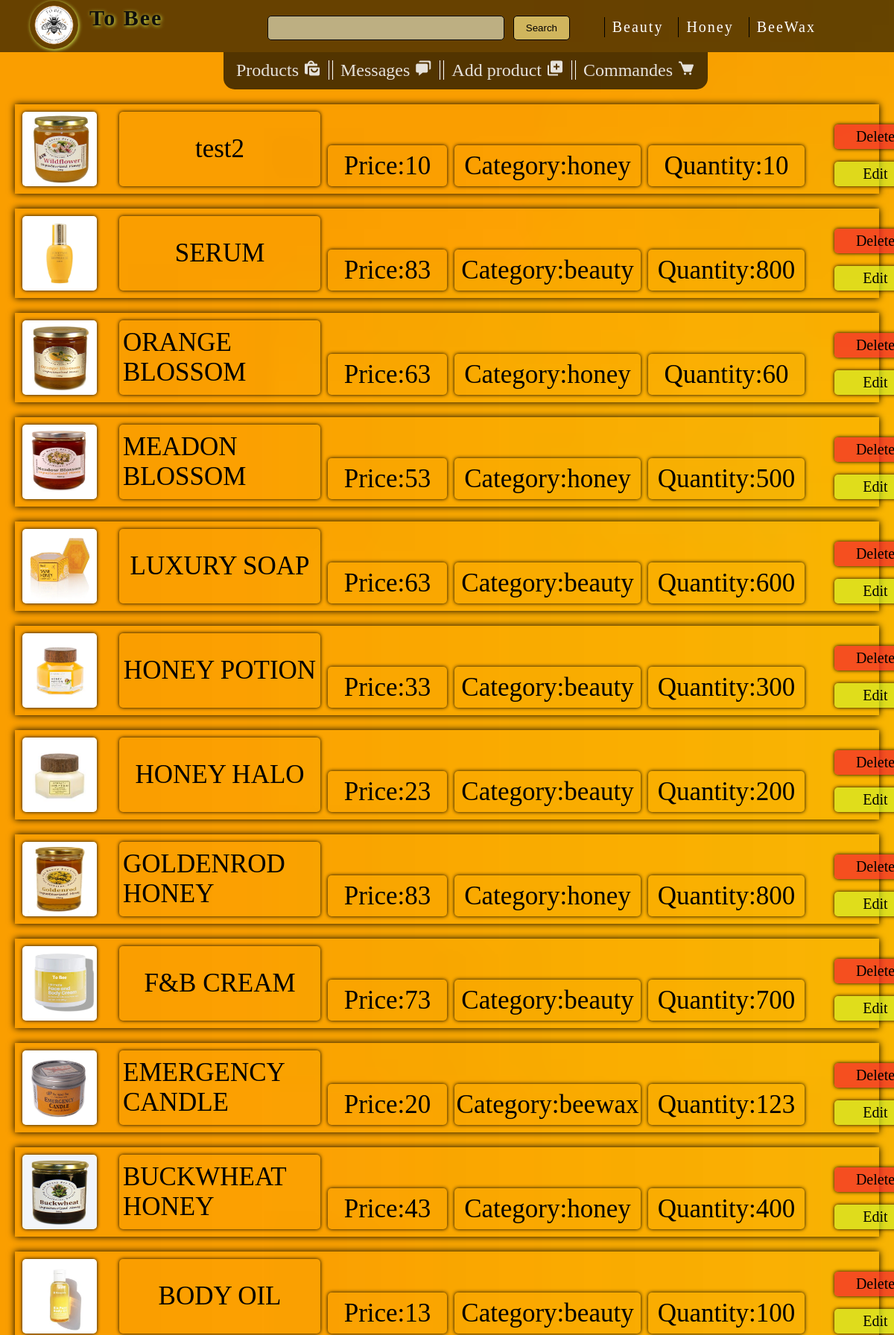
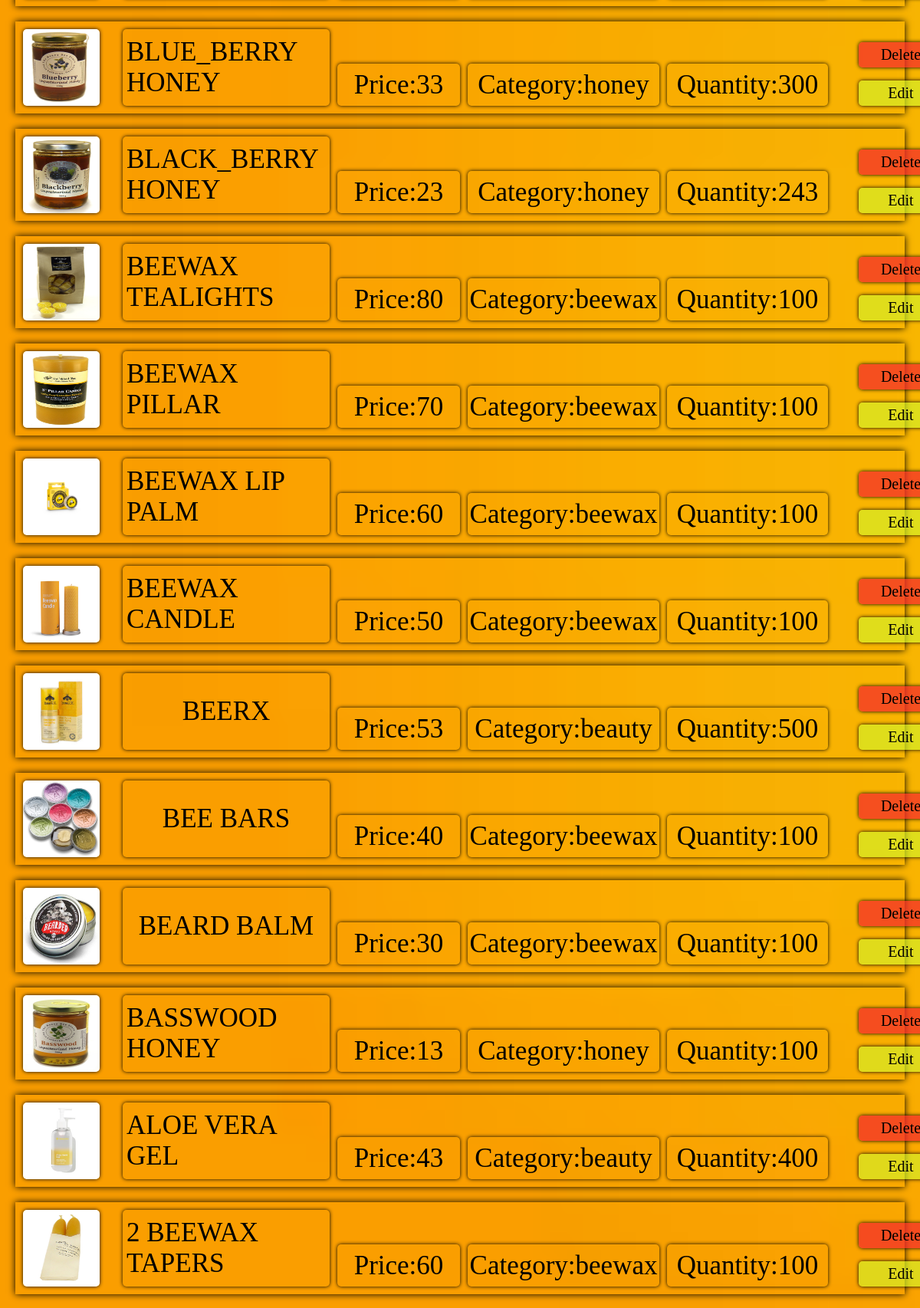
The page /settings.php on the database its author committed (2 pictures, top to bottom).
### tables this page shows
CREATE TABLE `product` (
  `title` varchar(50) NOT NULL,
  `price` double NOT NULL,
  `quantity` int(11) NOT NULL,
  `image` varchar(100) NOT NULL,
  `categorie` varchar(20) NOT NULL,
  `id` int(11) NOT NULL
);

### settings.php (the view, shortened to what this page needs)
<?php
include "db_conn.php";
?>
<!DOCTYPE html>
<html lang="en">
    <head>
        <link rel="stylesheet" href="settings.css">
        <link href='https://unpkg.com/boxicons@2.1.4/css/boxicons.min.css' rel='stylesheet'>
</head>
<body>
        <nav>
            <a href="To_Bee.php">
            <img src="image\beelogo.png" alt="beeLogo" class="logo">
            <P class="toBee">To Bee</P></a>
            <P class="user_name"><?php echo $_SESSION['name'] ?></P>
            <ul >
                <a href="beauty.php" class="nav_b">Beauty</a>
                <a href="honey.php" class="nav_b">Honey</a>
                <a href="beewax.php" class="nav_b">BeeWax</a>
            </ul>
            <div class="search-container">
                <form action="settings.php" method="POST">
                    <input type="text" id="search" name="search">
                    <button class="search_button" onclick="search()" id="search-button">Search</button>
                </form>
            </div>
            </nav>
            <div class="menu_container">
                    <a href="settings.php" class="menu product">Products <i class='bx bxs-shopping-bags' ></i></a>
                    <a href="message.php" class="menu message">Messages <i class='bx bxs-chat'></i></a>
                    <a href="add_product.php" class="menu message">Add product <i class='bx bxs-add-to-queue'></i></a>
                    <a href="commande.php" class="menu commande">Commandes <i class='bx bxs-cart' ></i></a>
            </div>
           <?php
        $sql='select * from product ORDER BY id DESC' ;
		$result = $conn->query($sql);
		while($enreg = mysqli_fetch_assoc($result)){
			echo ('<div class="product_container">
            <img src='.$enreg['image'].' alt="" class="product_image">
            <p class="product_title">'.$enreg['title'].'</p>
            <p class="product_price">Price: <span>'.$enreg['price'].'</span></p>
            <p class="product_category">Category: <span>'.$enreg['categorie'].'</span></p>
            <p class="product_quantity">Quantity: <span>'.$enreg['quantity'].'</span</p>
            <a id="edit"  href="edit.php?reference='.$enreg["id"].'" >Edit</a>
            <a id="delete" onclick="delete_product()">Delete</a>
            </div>');
		}
        ?>
    </body>
    </html>

### settings.css (style rules this page uses)
body { background-image: url("image/images (1).jpeg"); margin: 0%; background-size:cover ; }
nav { z-index: 1; position: relative; height: 70px; margin: 0%; width: 100%; background-color: #00000096; }
ul { position: absolute; font-size: 40px; display: flex; margin-right :20px; margin-left: 10%; top: 13px; right: 70px;; }
.logo { position: relative; top: 1px; left: 40px; width: 65px; border-radius: 50%; box-shadow:1px 1px 5px rgb(215, 238, 87); ; }
.toBee { padding: 2px 10px; text-decoration: none; position:absolute; color: rgb(16, 15, 12); text-shadow: 1px 1px 5px rgb(215, 238, 87); margin: 0 0; letter-spacing: 2px; top: 5px; left: 110px; font-size:30px ; font-weight: bolder; }
.user_name { padding: 2px 10px; text-decoration: none; position:absolute; color: rgb(219, 172, 32); text-shadow: 1px 1px 5px rgb(215, 238, 87); margin: 0 0; letter-spacing: 2px; top: 35px; left: 110px; font-size:20px ; font-weight: bolder; }
.nav_b { color: #ffffff; border-left: #000000 solid 1px; }
.nav_b:link { padding: 2px 10px; text-align: center; text-decoration: none; position:relative; top: -35px; margin: 5px ; letter-spacing: 2px; font-size:20px ; }
.search-container { top:5px; right: 435px;; display: flex; align-items: center; margin-top: 1rem; position:absolute; }
#search { padding: 0.5rem; border: 1px solid #0a0a0a; border-radius: 5px; width: 300px; background-color: #dad3adc0; }
#search-button { background-color: rgb(208, 181, 93); color: #030000; border: 1px solid black; border-radius: 5px; padding: 0.5rem 1rem; margin-left: 0.5rem; cursor: pointer; }
.product_container { margin: 20px; position: relative; height: 120px; box-shadow: 0px 0px 9px; }
.product_image { width: 100px; height: 100px; margin: 10px; border-radius: 5px; box-shadow: 0px 0px 5px; }
.product_title { font-size: 35px; position: absolute; width: 260px; height: 90px; bottom: -25px; display: flex; justify-content: center; align-items: center; left: 140px; padding: 5px; border-radius: 5px; box-shadow: 0px 0px 5px; }
.product_price { font-size: 35px; position: absolute; width: 150px; height: 45px; bottom: -25px; display: flex; justify-content: center; align-items: center; left: 420px; padding: 5px; border-radius: 5px; box-shadow: 0px 0px 5px; }
.product_category { font-size: 35px; position: absolute; width: 240px; height: 45px; bottom: -25px; display: flex; justify-content: center; align-items: center; left: 590px; padding: 5px; border-radius: 5px; box-shadow: 0px 0px 5px; }
.product_quantity { font-size: 35px; position: absolute; width: 200px; height: 45px; bottom: -25px; display: flex; justify-content: center; align-items: center; left: 850px; padding: 5px; border-radius: 5px; box-shadow: 0px 0px 5px; }
#edit:link { font-size: 20px; border-radius: 5px; background-color: #d3f52ba4; color: #000000; text-align: center; text-decoration: none; position: absolute; padding: 5px; width: 100px; bottom: 0px; left: 250px; box-shadow: 0px 0px 5px; cursor: pointer; }
#delete { border-radius: 5px; background-color: #f52b2bbb; font-size: 20px; position: absolute; color: #000000; text-align: center; text-decoration: none; padding: 5px; width: 100px; bottom: 50px; left: 250px; box-shadow: 0px 0px 5px; cursor: pointer; }
.menu { position: relative; text-decoration: none; color: #030000; top: 10px; font-size: 1.5rem; }
.menu_container { position: relative; height: 50px; border-radius:0 0 15px 15px; background-color: #000000ab; text-align: center; width: 650px; left: 25%; }
.product { margin: 0px 0 0px 0px; border-right: solid rgb(255, 255, 255) 1px; ; padding: 0 10px; color: #ffffffdb; }
.message { margin: 0px 0px 0px 0px; border-left: solid rgb(255, 255, 255) 1px; padding: 0 10px; color: #ffffffdb; border-right: solid rgb(255, 255, 255) 1px; }
.commande { color: #ffffffdb; border-left: solid rgb(255, 255, 255) 1px; margin: 0px 0px 0px 0px; padding: 0 10px; }

### rows shown on the page
product: shows a picture, title "test2", price "10", categorie "honey", quantity "10"
product: shows a picture, title "SERUM", price "83", categorie "beauty", quantity "800"
product: shows a picture, title "ORANGE BLOSSOM", price "63", categorie "honey", quantity "60"
product: shows a picture, title "MEADON BLOSSOM", price "53", categorie "honey", quantity "500"
product: shows a picture, title "LUXURY SOAP", price "63", categorie "beauty", quantity "600"
product: shows a picture, title "HONEY POTION", price "33", categorie "beauty", quantity "300"
product: shows a picture, title "HONEY HALO", price "23", categorie "beauty", quantity "200"
product: shows a picture, title "GOLDENROD HONEY", price "83", categorie "honey", quantity "800"
product: shows a picture, title "F&B CREAM", price "73", categorie "beauty", quantity "700"
product: shows a picture, title "EMERGENCY CANDLE", price "20", categorie "beewax", quantity "123"
product: shows a picture, title "BUCKWHEAT HONEY", price "43", categorie "honey", quantity "400"
product: shows a picture, title "BODY OIL", price "13", categorie "beauty", quantity "100"
product: shows a picture, title "BLUE_BERRY HONEY", price "33", categorie "honey", quantity "300"
product: shows a picture, title "BLACK_BERRY HONEY", price "23", categorie "honey", quantity "243"
product: shows a picture, title "BEEWAX TEALIGHTS", price "80", categorie "beewax", quantity "100"
product: shows a picture, title "BEEWAX PILLAR", price "70", categorie "beewax", quantity "100"
product: shows a picture, title "BEEWAX LIP PALM", price "60", categorie "beewax", quantity "100"
product: shows a picture, title "BEEWAX CANDLE", price "50", categorie "beewax", quantity "100"
product: shows a picture, title "BEERX", price "53", categorie "beauty", quantity "500"
product: shows a picture, title "BEE BARS", price "40", categorie "beewax", quantity "100"
product: shows a picture, title "BEARD BALM", price "30", categorie "beewax", quantity "100"
product: shows a picture, title "BASSWOOD HONEY", price "13", categorie "honey", quantity "100"
product: shows a picture, title "ALOE VERA GEL", price "43", categorie "beauty", quantity "400"
product: shows a picture, title "2 BEEWAX TAPERS", price "60", categorie "beewax", quantity "100"
